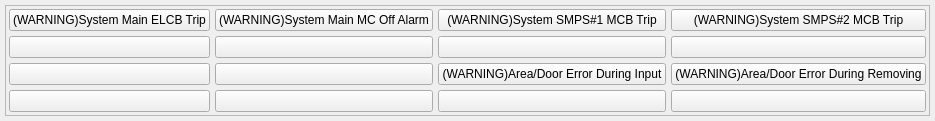
     <widget class="QWidget" name="tabD155">
      <attribute name="title">
       <string>D155</string>
      </attribute>
      <layout class="QVBoxLayout" name="verticalLayout_7">
       <property name="spacing">
        <number>5</number>
       </property>
       <property name="leftMargin">
        <number>5</number>
       </property>
       <property name="topMargin">
        <number>5</number>
       </property>
       <property name="rightMargin">
        <number>5</number>
       </property>
       <property name="bottomMargin">
        <number>5</number>
       </property>
       <item>
        <widget class="QFrame" name="frame_6">
         <property name="frameShape">
          <enum>QFrame::StyledPanel</enum>
         </property>
         <property name="frameShadow">
          <enum>QFrame::Raised</enum>
         </property>
         <layout class="QGridLayout" name="gridLayout_6">
          <property name="leftMargin">
           <number>3</number>
          </property>
          <property name="topMargin">
           <number>3</number>
          </property>
          <property name="rightMargin">
           <number>3</number>
          </property>
          <property name="bottomMargin">
           <number>3</number>
          </property>
          <property name="spacing">
           <number>5</number>
          </property>
          <item row="0" column="0">
           <widget class="QPushButton" name="D155_1">
            <property name="sizePolicy">
             <sizepolicy hsizetype="Preferred" vsizetype="Preferred">
              <horstretch>0</horstretch>
              <verstretch>0</verstretch>
             </sizepolicy>
            </property>
            <property name="text">
             <string>(WARNING)System Main ELCB Trip</string>
            </property>
            <property name="checkable">
             <bool>true</bool>
            </property>
           </widget>
          </item>
          <item row="0" column="1">
           <widget class="QPushButton" name="D155_2">
            <property name="sizePolicy">
             <sizepolicy hsizetype="Preferred" vsizetype="Preferred">
              <horstretch>0</horstretch>
              <verstretch>0</verstretch>
             </sizepolicy>
            </property>
            <property name="text">
             <string>(WARNING)System Main MC Off Alarm</string>
            </property>
            <property name="checkable">
             <bool>true</bool>
            </property>
           </widget>
          </item>
          <item row="0" column="2">
           <widget class="QPushButton" name="D155_3">
            <property name="sizePolicy">
             <sizepolicy hsizetype="Preferred" vsizetype="Preferred">
              <horstretch>0</horstretch>
              <verstretch>0</verstretch>
             </sizepolicy>
            </property>
            <property name="text">
             <string>(WARNING)System SMPS#1 MCB Trip</string>
            </property>
            <property name="checkable">
             <bool>true</bool>
            </property>
           </widget>
          </item>
          <item row="0" column="3">
           <widget class="QPushButton" name="D155_4">
            <property name="sizePolicy">
             <sizepolicy hsizetype="Preferred" vsizetype="Preferred">
              <horstretch>0</horstretch>
              <verstretch>0</verstretch>
             </sizepolicy>
            </property>
            <property name="text">
             <string>(WARNING)System SMPS#2 MCB Trip</string>
            </property>
            <property name="checkable">
             <bool>true</bool>
            </property>
           </widget>
          </item>
          <item row="1" column="0">
           <widget class="QPushButton" name="D155_5">
            <property name="sizePolicy">
             <sizepolicy hsizetype="Preferred" vsizetype="Preferred">
              <horstretch>0</horstretch>
              <verstretch>0</verstretch>
             </sizepolicy>
            </property>
            <property name="text">
             <string/>
            </property>
            <property name="checkable">
             <bool>true</bool>
            </property>
           </widget>
          </item>
          <item row="1" column="1">
           <widget class="QPushButton" name="D155_6">
            <property name="sizePolicy">
             <sizepolicy hsizetype="Preferred" vsizetype="Preferred">
              <horstretch>0</horstretch>
              <verstretch>0</verstretch>
             </sizepolicy>
            </property>
            <property name="text">
             <string/>
            </property>
            <property name="checkable">
             <bool>true</bool>
            </property>
           </widget>
          </item>
          <item row="1" column="2">
           <widget class="QPushButton" name="D155_7">
            <property name="sizePolicy">
             <sizepolicy hsizetype="Preferred" vsizetype="Preferred">
              <horstretch>0</horstretch>
              <verstretch>0</verstretch>
             </sizepolicy>
            </property>
            <property name="text">
             <string/>
            </property>
            <property name="checkable">
             <bool>true</bool>
            </property>
           </widget>
          </item>
          <item row="1" column="3">
           <widget class="QPushButton" name="D155_8">
            <property name="sizePolicy">
             <sizepolicy hsizetype="Preferred" vsizetype="Preferred">
              <horstretch>0</horstretch>
              <verstretch>0</verstretch>
             </sizepolicy>
            </property>
            <property name="text">
             <string/>
            </property>
            <property name="checkable">
             <bool>true</bool>
            </property>
           </widget>
          </item>
          <item row="2" column="0">
           <widget class="QPushButton" name="D155_9">
            <property name="sizePolicy">
             <sizepolicy hsizetype="Preferred" vsizetype="Preferred">
              <horstretch>0</horstretch>
              <verstretch>0</verstretch>
             </sizepolicy>
            </property>
            <property name="text">
             <string/>
            </property>
            <property name="checkable">
             <bool>true</bool>
            </property>
           </widget>
          </item>
          <item row="2" column="1">
           <widget class="QPushButton" name="D155_10">
            <property name="sizePolicy">
             <sizepolicy hsizetype="Preferred" vsizetype="Preferred">
              <horstretch>0</horstretch>
              <verstretch>0</verstretch>
             </sizepolicy>
            </property>
            <property name="text">
             <string/>
            </property>
            <property name="checkable">
             <bool>true</bool>
            </property>
           </widget>
          </item>
          <item row="2" column="2">
           <widget class="QPushButton" name="D155_11">
            <property name="sizePolicy">
             <sizepolicy hsizetype="Preferred" vsizetype="Preferred">
              <horstretch>0</horstretch>
              <verstretch>0</verstretch>
             </sizepolicy>
            </property>
            <property name="text">
             <string>(WARNING)Area/Door Error During Input</string>
            </property>
            <property name="checkable">
             <bool>true</bool>
            </property>
           </widget>
          </item>
          <item row="2" column="3">
           <widget class="QPushButton" name="D155_12">
            <property name="sizePolicy">
             <sizepolicy hsizetype="Preferred" vsizetype="Preferred">
              <horstretch>0</horstretch>
              <verstretch>0</verstretch>
             </sizepolicy>
            </property>
            <property name="text">
             <string>(WARNING)Area/Door Error During Removing</string>
            </property>
            <property name="checkable">
             <bool>true</bool>
            </property>
           </widget>
          </item>
          <item row="3" column="0">
           <widget class="QPushButton" name="D155_13">
            <property name="sizePolicy">
             <sizepolicy hsizetype="Preferred" vsizetype="Preferred">
              <horstretch>0</horstretch>
              <verstretch>0</verstretch>
             </sizepolicy>
            </property>
            <property name="text">
             <string/>
            </property>
            <property name="checkable">
             <bool>true</bool>
            </property>
           </widget>
          </item>
          <item row="3" column="1">
           <widget class="QPushButton" name="D155_14">
            <property name="sizePolicy">
             <sizepolicy hsizetype="Preferred" vsizetype="Preferred">
              <horstretch>0</horstretch>
              <verstretch>0</verstretch>
             </sizepolicy>
            </property>
            <property name="text">
             <string/>
            </property>
            <property name="checkable">
             <bool>true</bool>
            </property>
           </widget>
          </item>
          <item row="3" column="2">
           <widget class="QPushButton" name="D155_15">
            <property name="sizePolicy">
             <sizepolicy hsizetype="Preferred" vsizetype="Preferred">
              <horstretch>0</horstretch>
              <verstretch>0</verstretch>
             </sizepolicy>
            </property>
            <property name="text">
             <string/>
            </property>
            <property name="checkable">
             <bool>true</bool>
            </property>
           </widget>
          </item>
          <item row="3" column="3">
           <widget class="QPushButton" name="D155_16">
            <property name="sizePolicy">
             <sizepolicy hsizetype="Preferred" vsizetype="Preferred">
              <horstretch>0</horstretch>
              <verstretch>0</verstretch>
             </sizepolicy>
            </property>
            <property name="text">
             <string/>
            </property>
            <property name="checkable">
             <bool>true</bool>
            </property>
           </widget>
          </item>
         </layout>
        </widget>
       </item>
      </layout>
     </widget>
